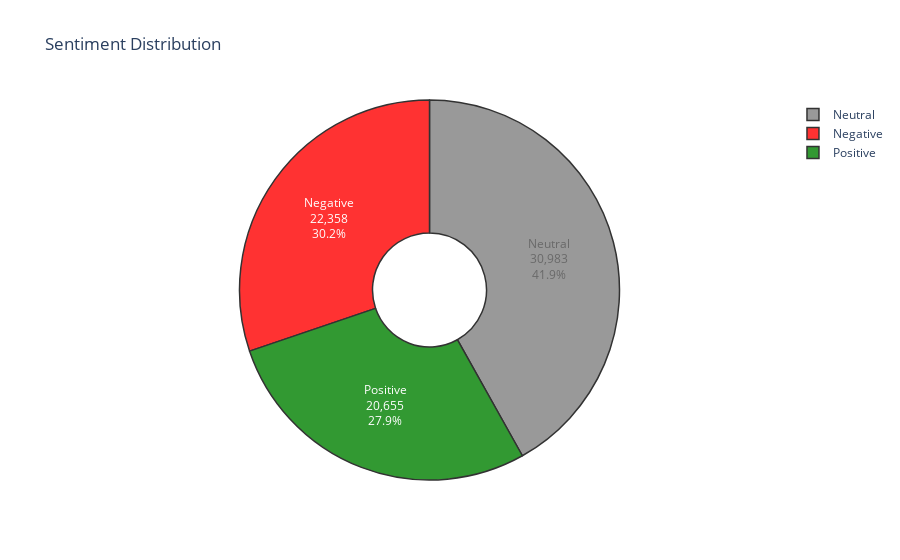

Write notebook code for a chart like this one.
### Code cell
#Distribution of sentiment 
sentiment_counts = train_df['Sentiment'].value_counts().sort_index()
sentiment_labels = ['Negative', 'Neutral', 'Positive']
sentiment_colors= ['red', 'grey', 'green']
fig = go. Figure (data=[go. Pie (labels=sentiment_counts.index,
    values=sentiment_counts.values,
    textinfo='percent+value+label',
    marker_colors=sentiment_colors,
    textposition='auto',
    hole=.3)])
fig.update_layout(
    title_text='Sentiment Distribution',
    template='plotly_white',
    xaxis=dict(
    title='Sources',
    ),
    yaxis=dict(
    title='Number of Posts in Twitter',
    )
)
fig.update_traces(marker_line_color='black',
    marker_line_width=1.5,
    opacity=0.8)
fig.show()

### Figure 1 — Plotly figure (JSON) as saved in the notebook; plotly's stock layout.template omitted (floating-point values rounded to 4 significant figures)
{"data": [{"hole": 0.3, "labels": ["Negative", "Neutral", "Positive"], "marker": {"colors": ["red", "grey", "green"], "line": {"color": "black", "width": 1.5}}, "opacity": 0.8, "textinfo": "percent+value+label", "textposition": "auto", "type": "pie", "values": [22358, 30983, 20655]}], "layout": {"title": {"text": "Sentiment Distribution"}, "xaxis": {"title": {"text": "Sources"}}, "yaxis": {"title": {"text": "Number of Posts in Twitter"}}}}
